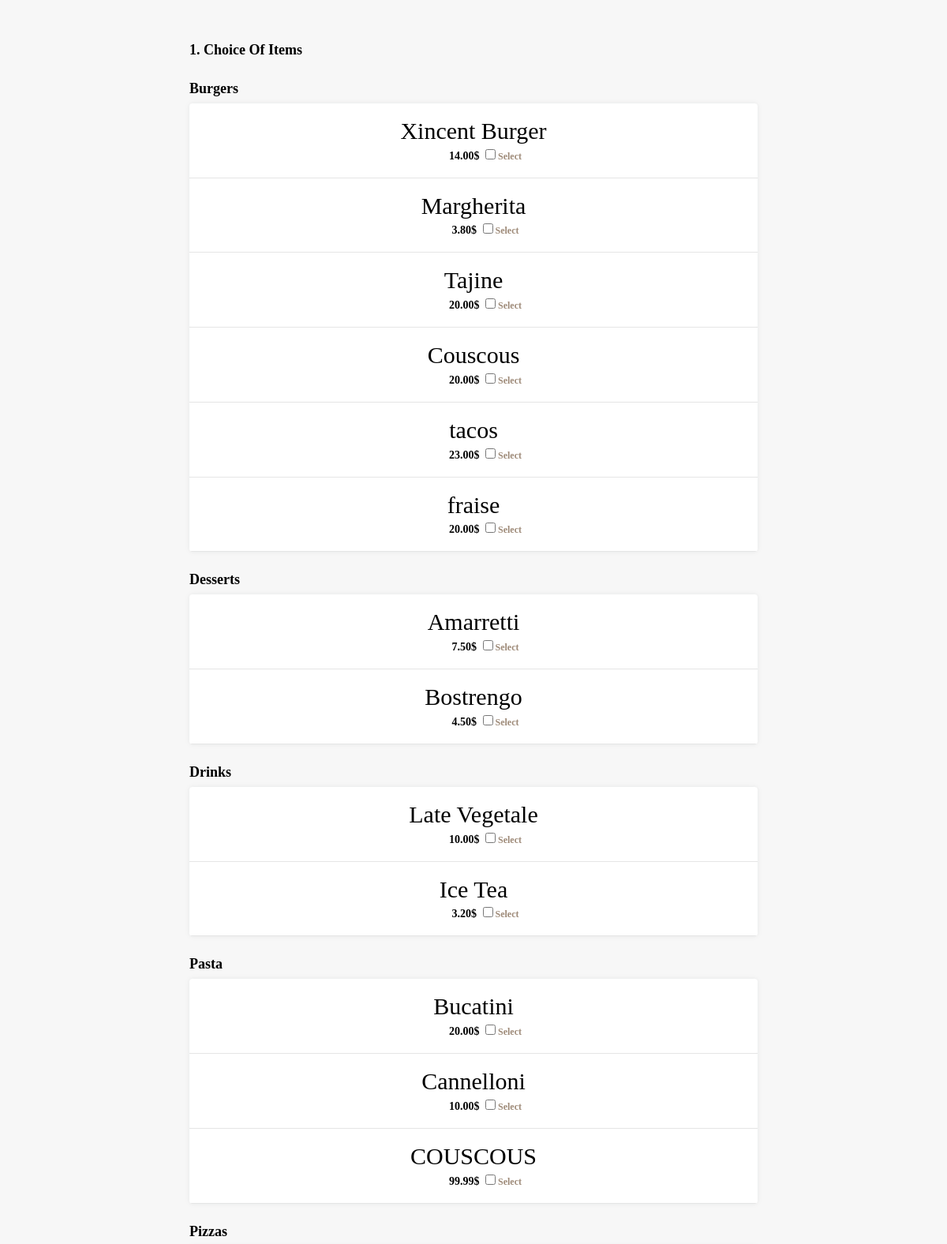
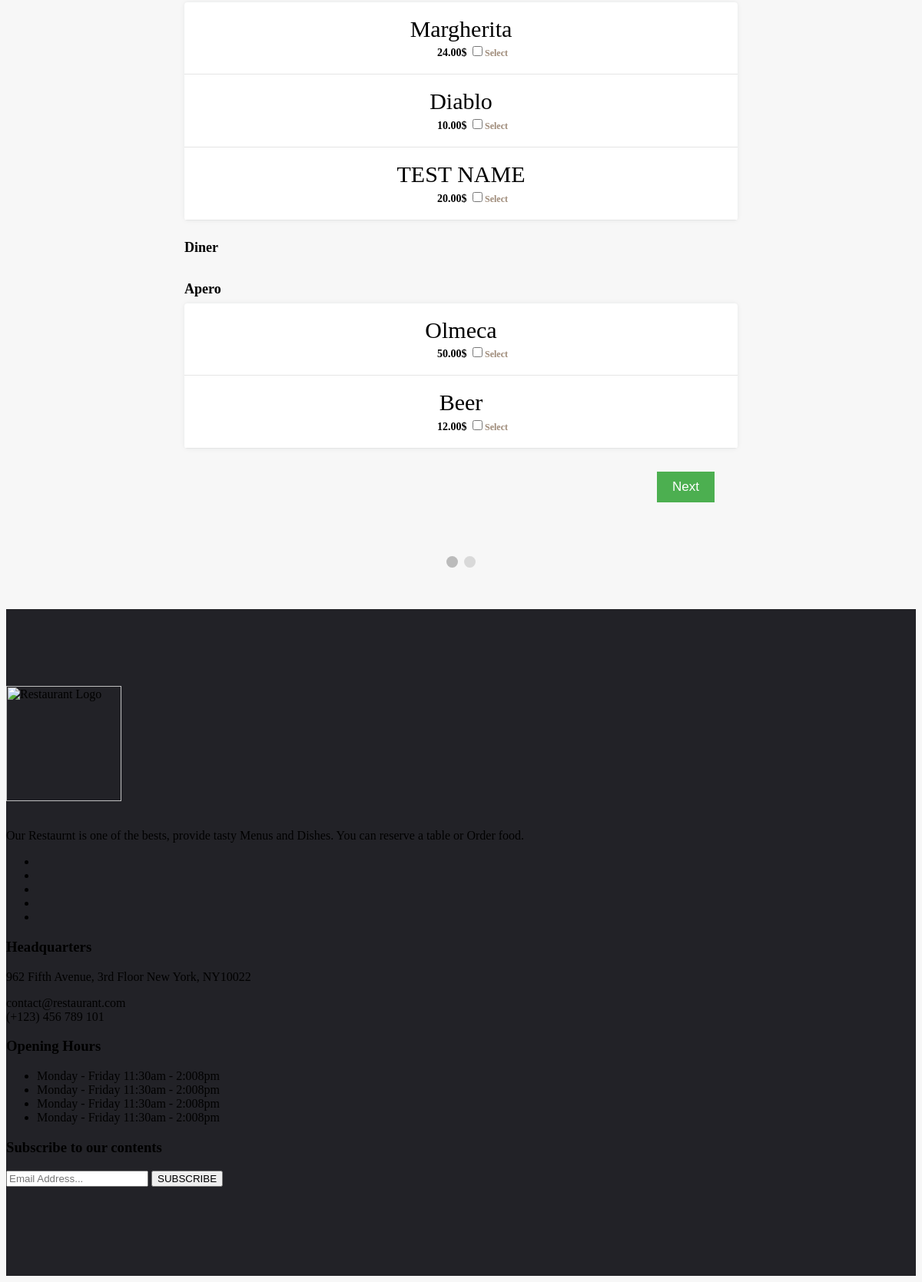
Page /order_food.php on the committed database (2 pictures, top to bottom).
### tables this page shows
CREATE TABLE IF NOT EXISTS `menu_categories` (
  `category_id` int(2) NOT NULL AUTO_INCREMENT,
  `category_name` varchar(15) NOT NULL,
  PRIMARY KEY (`category_id`)
);

CREATE TABLE IF NOT EXISTS `menus` (
  `menu_id` int(2) NOT NULL AUTO_INCREMENT,
  `menu_name` varchar(20) NOT NULL,
  `menu_description` varchar(255) NOT NULL,
  `menu_price` decimal(4,2) NOT NULL,
  `menu_image` varchar(255) NOT NULL,
  `category_id` int(2) NOT NULL,
  PRIMARY KEY (`menu_id`),
  KEY `FK_menu_category_id` (`category_id`)
);

### order_food.php (the view, shortened to what this page needs)
<?php
    include "connect.php";
?>
	<section class="order_food_section">
		<form method="post" id="order_food_form" action="order_food_ajax.php">
			<div class="select_menus_tab order_food_tab" id="menus_tab">
                <div class="text_header">
                    <span>
                        1. Choice of Items
                    </span>
                </div>
				<div>
					<?php
						$stmt = $con->prepare("Select * from menu_categories");
                    	$stmt->execute();
                    	$menu_categories = $stmt->fetchAll();
                    	foreach($menu_categories as $category)
                    	{
                    		?>
                    			<div class="text_header">
									<span>
										<?php echo $category['category_name']; ?>
									</span>
								</div>
								<div class="items_tab">
				        			<?php
				        				$stmt = $con->prepare("Select * from menus where category_id = ?");
				                    	$stmt->execute(array($category['category_id']));
				                    	$rows = $stmt->fetchAll();
				                    	foreach($rows as $row)
				                    	{
                                            ?>
                                                        <?php
                                            echo "<div class='itemListElement'>";
                                                echo "<div class = 'item_details'>";
                                                    echo "<div class='p1'>";
                                                        echo $row['menu_name'];
                                                    echo "</div>";
                                                    $source = "admin/Uploads/images/".$row['menu_image']; ?>
                                                            </div></div><?php
                                                    echo "<div class = 'item_select_part'>";
                                                        echo "<div class = 'menu_price_field'>";
                                                            echo "<span style = 'font-weight: bold;'>";
                                                                echo $row['menu_price']."$";
                                                            echo "</span>";
                                                        ?>
				                                    		<span class="btn-group-toggle" data-toggle="buttons">
																<label class="menu_label item_label btn btn-secondary">
																	<input type="checkbox" name="selected_menus[]" value="<?php echo $row['menu_id'] ?>" autocomplete="off">Select
																</label>
															</span>
                                                              <?php
				                                echo "</div></div></div></div>";
				                    	}
				            		?>
				    			</div>
                    		<?php
                    	}
				?>
                </div>
			</div>
            <div style="overflow:auto;padding: 30px;">
                <div style="float:right;">
                    <button type="button" id="nextBtn" class="next_prev_buttons" onclick="nextPrev(1)">Next</button>
                </div>
            </div>
            <div style="text-align:center;margin-top:40px;">
                <span class="step"></span>
                <span class="step"></span>
            </div>
		</form>
	</section>
    <section class="widget_section" style="background-color: #222227;padding: 100px 0;">
        <div class="container">
            <div class="row">
                <div class="col-lg-3 col-md-6">
                    <div class="footer_widget">
                        <img src="Design/images/restaurant-logo.png" alt="Restaurant Logo" style="width: 150px;margin-bottom: 20px;">
                        <p>
                            Our Restaurnt is one of the bests, provide tasty Menus and Dishes. You can reserve a table or Order food.
                        </p>
                        <ul class="widget_social">
                            <li><a href="#" data-toggle="tooltip" title="Facebook"><i class="fab fa-facebook-f fa-2x"></i></a></li>
                            <li><a href="#" data-toggle="tooltip" title="Twitter"><i class="fab fa-twitter fa-2x"></i></a></li>
                            <li><a href="#" data-toggle="tooltip" title="Instagram"><i class="fab fa-instagram fa-2x"></i></a></li>
                            <li><a href="#" data-toggle="tooltip" title="LinkedIn"><i class="fab fa-linkedin fa-2x"></i></a></li>
                            <li><a href="#" data-toggle="tooltip" title="Google+"><i class="fab fa-google-plus-g fa-2x"></i></a></li>
                        </ul>
                    </div>
                </div>
                <div class="col-lg-3 col-md-6">
                     <div class="footer_widget">
                        <h3>Headquarters</h3>
                        <p>
                            962 Fifth Avenue, 3rd Floor New York, NY10022
                        </p>
                        <p>
                            contact@restaurant.com
                            <br>
                            (+123) 456 789 101
                        </p>
                     </div>
                </div>
                <div class="col-lg-3 col-md-6">
                    <div class="footer_widget">
                        <h3>
                            Opening Hours
                        </h3>
                        <ul class="opening_time">
                            <li>Monday - Friday 11:30am - 2:008pm</li>
                            <li>Monday - Friday 11:30am - 2:008pm</li>
                            <li>Monday - Friday 11:30am - 2:008pm</li>
                            <li>Monday - Friday 11:30am - 2:008pm</li>
                        </ul>
                    </div>
                </div>
                <div class="col-lg-3 col-md-6">
                    <div class="footer_widget">
                        <h3>Subscribe to our contents</h3>
                        <div class="subscribe_form">
                            <form action="#" class="subscribe_form" novalidate="true">
                                <input type="email" name="EMAIL" id="subs-email" class="form_input" placeholder="Email Address...">
                                <button type="submit" class="submit">SUBSCRIBE</button>
                            </form>
                        </div>
                    </div>
                </div>
            </div>
        </div>
    </section>

### order_food.php (style rules this page uses)
.text_header { margin-bottom: 5px; font-size: 18px; font-weight: bold; line-height: 1.5; margin-top: 22px; text-transform: capitalize; }
.items_tab { border-radius: 4px; background-color: white; overflow: hidden; box-shadow: 0 0 5px 0 rgba(60, 66, 87, 0.04), 0 0 10px 0 rgba(0, 0, 0, 0.04); }
.itemListElement { font-size: 14px; line-height: 1.29; text-align:center; border-bottom: solid 1px #e5e5e5; padding: 16px 12px 18px 12px; }
.item_details { width: auto; display: -webkit-box; display: -moz-box; display: -ms-flexbox; display: -webkit-flex; display: block; flex-direction: row; justify-content: space-between; align-items: center; -webkit-box-orient: horizontal; -webkit-box-direction: normal; -webkit-flex-direction: row; -webkit-box-pack: justify; -webkit-justify-content: space-between; -webkit-box-align: center; -webkit-align-items: center; }
.item_label { color: #9e8a78; border-color: #9e8a78; background: white; font-size: 12px; font-weight: 700; }
.item_select_part { display: block; -webkit-box-pack: justify; justify-content: space-between; -webkit-box-align: center; align-items: center; flex-shrink: 0; }
.p1 { font-family: "Times New Roman", Times, serif; font-size: 30px; text-align:center; margin:auto; width: fit-content; }
.menu_price_field { width: auto; display: center; margin-left: 30px; -webkit-box-align: baseline; align-items: baseline; }
.order_food_section { max-width: 720px; margin: 50px auto; padding: 0px 15px; }
.step { height: 15px; width: 15px; margin: 0 2px; background-color: #bbbbbb; border: none; border-radius: 50%; display: inline-block; opacity: 0.5; }
.step.active { opacity: 1; }
.order_food_tab { display: none; }
.next_prev_buttons { background-color: #4CAF50; color: #ffffff; border: none; padding: 10px 20px; font-size: 17px; cursor: pointer; }

### rows in the picture
menu_categories: category_name "Burgers"
menus: menu_name "Xincent Burger", menu_price "14.00"
menus: menu_name "Margherita", menu_price "3.80"
menus: menu_name "Tajine", menu_price "20.00"
menus: menu_name "Couscous", menu_price "20.00"
menus: menu_name "tacos", menu_price "23.00"
menus: menu_name "fraise", menu_price "20.00"
menu_categories: category_name "Desserts"
menus: menu_name "Amarretti", menu_price "7.50"
menus: menu_name "Bostrengo", menu_price "4.50"
menu_categories: category_name "Drinks"
menus: menu_name "Late Vegetale", menu_price "10.00"
menus: menu_name "Ice Tea", menu_price "3.20"
menu_categories: category_name "Pasta"
menus: menu_name "Bucatini", menu_price "20.00"
menus: menu_name "Cannelloni", menu_price "10.00"
menus: menu_name "COUSCOUS", menu_price "99.99"
menu_categories: category_name "Pizzas"
menus: menu_name "Margherita", menu_price "24.00"
menus: menu_name "Diablo", menu_price "10.00"
menus: menu_name "TEST NAME", menu_price "20.00"
menu_categories: category_name "Diner"
menu_categories: category_name "Apero"
menus: menu_name "Olmeca", menu_price "50.00"
menus: menu_name "Beer", menu_price "12.00"
